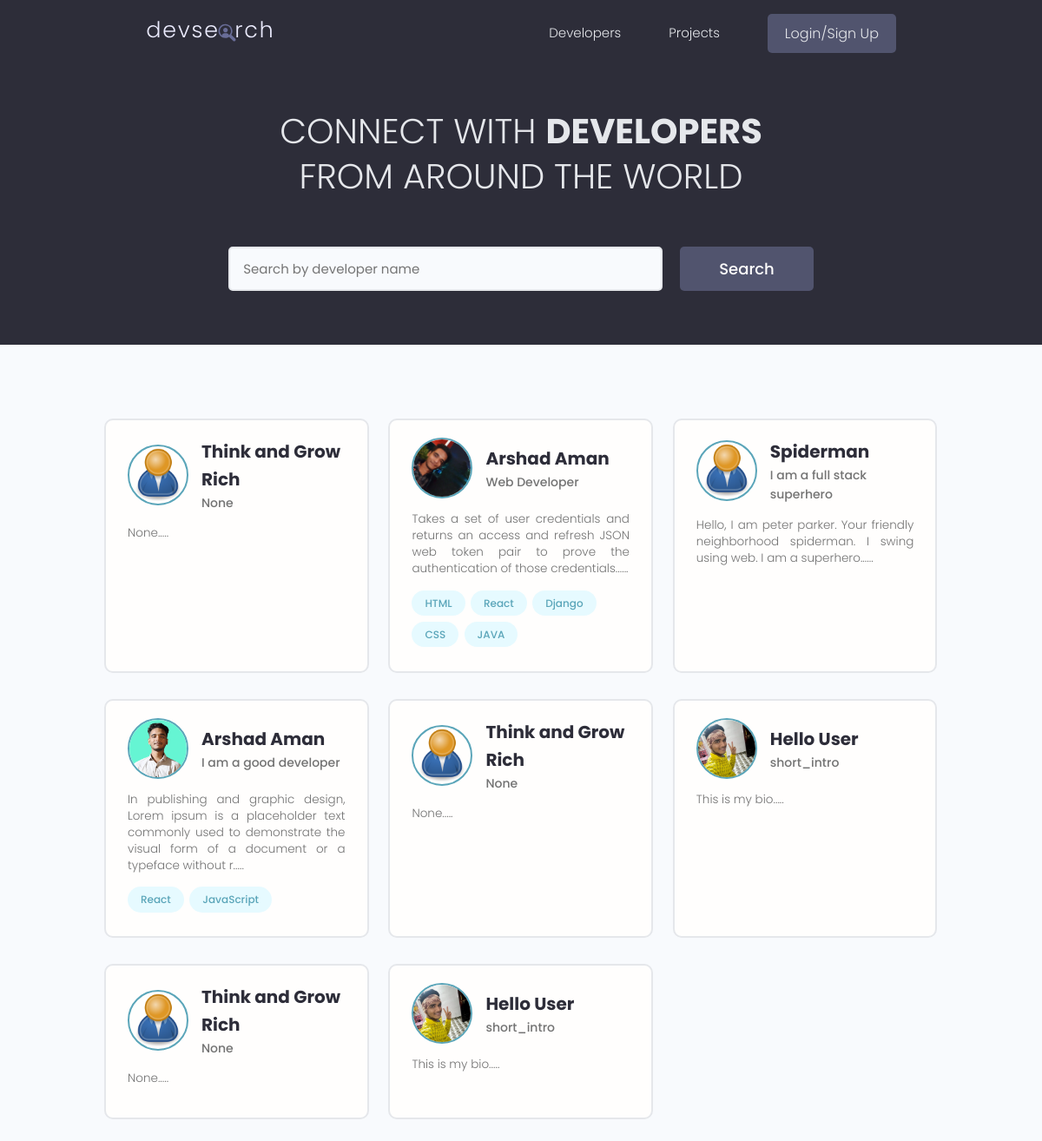
The app's page /, older data.
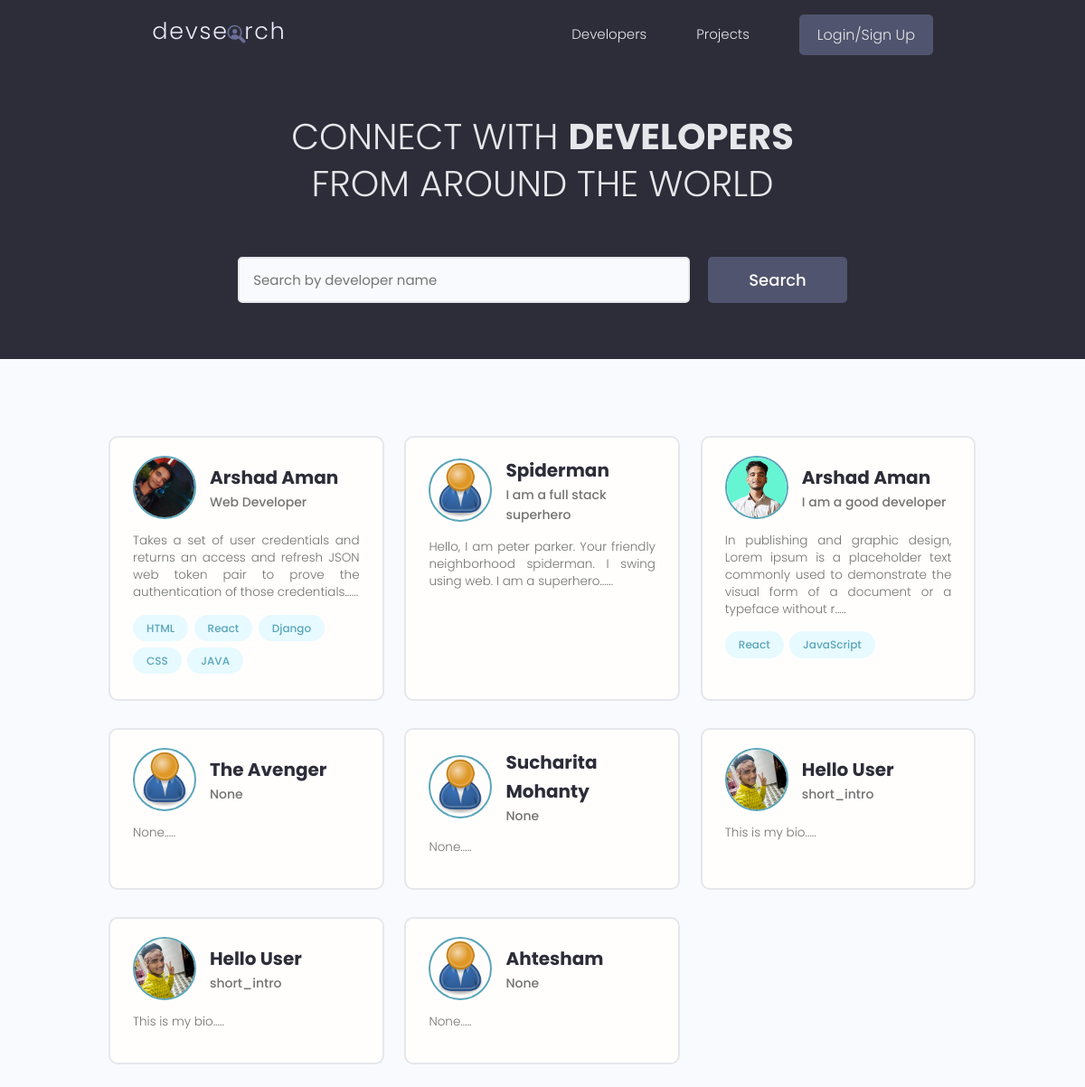
The same page, newer data.
### users/models.py (models this page shows, shortened)
class Profile(models.Model):
    user = models.OneToOneField(User, on_delete=models.CASCADE, null=True, blank=True)
    name = models.CharField(max_length=200, blank=True, null=True)
    username = models.CharField(max_length=200, blank=True, null=True, unique=True)
    location = models.CharField(max_length=200, blank=True, null=True)
    email = models.EmailField(max_length=500, blank=True, null=True)
    short_intro = models.CharField(max_length=200, blank=True, null=True)
    bio = models.TextField(blank=True, null=True)
    profile_image = models.ImageField(blank=True, null=True, upload_to = 'profiles/', default= 'profiles/user-default.png')
    social_github = models.CharField(max_length=200, blank=True, null=True)
    social_twitter = models.CharField(max_length=200, blank=True, null=True)
    social_instagram = models.CharField(max_length=200, blank=True, null=True)
    social_website = models.CharField(max_length=200, blank=True, null=True)
    social_linkedin = models.CharField(max_length=200, blank=True, null=True)
    id = models.UUIDField(default=uuid.uuid4, unique=True, primary_key=True, editable=False)
    created = models.DateTimeField(auto_now_add=True)

class Skill(models.Model):
    owner = models.ForeignKey(Profile, on_delete=models.CASCADE, null=True, blank=True)
    name = models.CharField(max_length=200, null=True, blank=True)
    description = models.TextField(null=True, blank=True)
    created = models.DateTimeField(auto_now_add=True)
    id = models.UUIDField(primary_key=True, unique=True, default=uuid.uuid4, editable=False)
    def __str__(self) -> str:
        return str(self.name)

### users/views.py (the view)
# urls.py: path('', views.profiles, name='profiles'),
def profiles(request):
    profiles, search_query = searchUser(request)
    custom_range, profiles = paginate(request, profiles, 10)
    context = {'profiles': profiles, 'search_query': search_query, 'custom_range':custom_range}
    return render(request, 'users/profiles.html', context)

### projects/utils.py (called while the page is built)
def paginate(request, query_set, results):
    page = request.GET.get('page')
    paginator = Paginator(query_set, results)
    try:
        query_set = paginator.page(page)
    except PageNotAnInteger:
        page = 1
        query_set = paginator.page(page)
    except EmptyPage:
        page = paginator.num_pages
        query_set = paginator.page(page)
    leftRange = int(page) - 4
    if leftRange < 1:
        leftRange = 1
    rightRange = int(page)+5
    if rightRange > paginator.num_pages:
        rightRange = paginator.num_pages+1
    custom_range = range(leftRange, rightRange)
    return custom_range, query_set

### users/utils.py (called while the page is built)
def searchUser(request):
    search_query = ''
    if request.GET.get('search_query'):
        search_query = request.GET.get('search_query')
    skills = Skill.objects.filter(name__icontains = search_query)
    profiles = Profile.objects.distinct().filter(Q(name__icontains=search_query) | Q(short_intro__icontains = search_query) | Q(skill__in = skills))
    return profiles, search_query

### users/templates/users/profiles.html (shortened to what this page needs)
{% extends 'main.html' %}
{% block content %}
  <main class="home">
    <section class="hero-section text-center">
      <div class="container container--narrow">
        <div class="hero-section__box">
          <h2>CONNECT WITH <span>DEVELOPERS</span></h2>
          <h2>FROM AROUND THE WORLD</h2>
        </div>
        <div class="hero-section__search">
          <form class="form" action="{% url 'profiles' %}" method="get" id="searchForm">
            <div class="form__field">
              <input class="input input--text" id="formInput#search" type="text" name="search_query"
                placeholder="Search by developer name" value="{{search_query}}" />
            </div>
            <input class="btn btn--sub btn--lg" type="submit" value="Search" />
          </form>
        </div>
      </div>
    </section>
    <section class="devlist">
      <div class="container">
        <div class="grid grid--three">
          {% if profiles.count == 0 %}
            <h1>Sorry, we dont have that profile in our database</h1>
            {% else %}
            {% for profile in profiles %}
            <div class="column card">
              <div class="dev">
              <a href="{% url 'user-profile' profile.id %}" class="card__body">
                <div class="dev__profile">
                  <img class="avatar avatar--md" src="{{profile.profile_image.url}}" alt="{{profile.username}}" />
                  <div class="dev__meta">
                    <h3>{{profile.name}}</h3>
                    <h5>{{profile.short_intro|slice:"50"}}</h5>
                  </div>
                </div>
                <p class="dev__info">
                  {{profile.bio|slice:"150"}}.....
                </p>
                <div class="dev__skills">
                  {% for skill in profile.skill_set.all|slice:"5" %}
                  <span class="tag tag--pill tag--main">
                    <small>{{skill}}</small>
                  </span>
                  {% endfor %}
                </div>
              </a>
            </div>
          </div>
          {% endfor %}
          {% endif %}
        </div>
      </div>
    </section>
  </main>
{% endblock content %}

### templates/main.html (shortened to what this page needs)
<!DOCTYPE html>
<html lang="en">
    {% load static %}
    <head>
    <link rel="stylesheet" href="https://cdn.iconmonstr.com/1.3.0/css/iconmonstr-iconic-font.min.css" />
    <link rel="stylesheet" href="{% static 'uikit/styles/uikit.css' %}" />
    <link rel="stylesheet" href="{% static 'style/app.css' %}" />
</head>
<body>
    {% include 'navbar.html' %}
    {% block content %}
    {% endblock %}
</body>
</html>

### templates/navbar.html (shortened to what this page needs)
{% load static %}
<header class="header">
    <div class="container container--narrow">
      <a href="{% url 'profiles' %}" class="header__logo">
        <img src="{% static 'images/logo.svg' %}" alt="DevSearch Logo" />
      </a>
      <nav class="header__nav">
        <ul class="header__menu" style="gap: 5.5rem;">
          <li class="header__menuItem"><a href="{% url 'profiles' %}">Developers</a></li>
          <li class="header__menuItem"><a href="{% url 'projects' %}">Projects</a></li>
          {% if request.user.is_authenticated %}
          <li class="header__menuItem"><a href="{% url 'inbox' %}">Inbox</a></li>
          <li class="header__menuItem"><a href="{% url 'account' %}">Account</a></li>
          <li class="header__menuItem"><a href="{% url 'logout' %}" class="btn btn--sub">Logout</a></li>
          {% else %}
          <li class="header__menuItem"><a href="{% url 'login' %}" class="btn btn--sub">Login/Sign Up</a></li>
          {% endif %}
        </ul>
      </nav>
    </div>
  </header>

### static/style/app.css (style rules this page uses)
:root { --color-sub: #2d2d39; }
.btn--sub { background-color: var(--color-sub-light); }
.card { border: 2px solid var(--color-light); }
img { width: 100%; }
.header { position: sticky; z-index: 111; background-color: var(--color-sub); padding: 1.5rem 0; }
.header > .container { display: flex; justify-content: space-between; align-items: center; }
.header__logo > img { height: 3.8rem; }
.header__nav > ul { display: inline-flex; align-items: center; list-style: none; gap: 6.5rem; }
.header__menuItem > a { color: var(--color-light); font-weight: 300; }
.hero-section { height: 40vh; display: flex; align-items: center; background-color: var(--color-sub); }
.hero-section__box { margin-bottom: 4rem; }
.hero-section__box > h2, .hero-section__box > h2 > span { font-size: 4rem; color: var(--color-light); line-height: 1.3; text-transform: uppercase; }
.hero-section__box > h2 { font-weight: 300; }
.hero-section__box > h2 > span { font-weight: 700; }
.hero-section__search > .form { display: flex; align-items: center; justify-content: center; gap: 2rem; }
.hero-section__search > .form input.input--text { width: 50rem; }
.devlist { margin-top: 8rem; }
.devlist .grid { align-items: stretch; }
.devlist .dev .dev__profile { display: flex; align-items: center; gap: 1.5rem; }
.devlist .dev .dev__meta h3 { color: var(--color-sub); font-size: 2rem; font-weight: 700; }
.devlist .dev .dev__meta h5 { color: var(--color-text); font-size: 1.4rem; font-weight: 500; }
.devlist .dev .dev__info { margin: 1.5rem 0; font-size: 1.35rem; line-height: 1.4; text-align: justify; }

### static/uikit/styles/modules/_variables.css (style rules this page uses)
:root { --color-main: #5aa5b9; --color-main-light: #e6faff; --color-sub: #3f4156; --color-sub-light: #51546e; --color-sub-lighter: #ededfd; --color-text: #737373; --color-gray: #8b8b8b; --color-light: #e5e7eb; --color-light-gray: #767676; --color-bg: #f8fafd; --color-white: #fffefd; --color-white-light: #f3f3f3; --color-success: #359e64; --color-success-bg: #def8e8; --color-error: #fc4b0b; --color-error-bg: #fff2ee; --font-base: 'Poppins', arial, helvetica, 'Segoe UI', roboto, ubuntu, sans-serif; --font-monospace: 'Fira Code', 'Courier New', courier, monospace; --font-regular: 300; --font-medium: 500; --font-bold: 700; --generic-shadow: 1px 1px 5px #00000010; --generic-transition: all 0.3s ease-in-out; }

### static/uikit/styles/modules/_base.css (style rules this page uses)
* { margin: 0; padding: 0; box-sizing: border-box; text-rendering: optimizeLegibility; color: inherit; font-size: inherit; }
html { font-size: 50%; }
@media only screen and (min-width: 480px) { html { font-size: 56.25%; } }
@media only screen and (min-width: 1200px) { html { font-size: 62.5%; } }
body { line-height: 1.6; font-weight: 400; font-size: 1.5rem; color: var(--color-text); background-color: var(--color-bg); min-height: 100vh; }

### static/uikit/styles/modules/_typography.css (style rules this page uses)
* { font-family: var(--font-base); }
h2 { font-size: 3.6rem; font-weight: var(--font-bold); }
h3 { font-size: 3.2rem; font-weight: var(--font-medium); }
h5 { font-size: 2.4rem; font-weight: var(--font-medium); }
h5, h6 { font-weight: var(--font-regular); }
p, span, strong { font-size: 1.6rem; color: var(--color-text); font-weight: var(--font-regular); }
a { padding-bottom: 2px; text-decoration: none; display: inline-block; color: var(--color-main); font-weight: var(--font-medium); }

### static/uikit/styles/modules/_utilities.css (style rules this page uses)
.container { width: 92%; max-width: 165rem; margin: 0 auto; box-sizing: border-box; }
.container--narrow { width: 92%; max-width: 120rem; }
@media screen and (min-width: 1000px) { .container { width: 90%; } }
@media screen and (min-width: 1000px) { .container--narrow { width: 85%; } }
@media screen and (min-width: 1200px) { .container { width: 80%; } }
@media screen and (min-width: 1200px) { .container--narrow { width: 72%; } }
.text-center { text-align: center; }

### static/uikit/styles/modules/_avatar.css (style rules this page uses)
.avatar { border-radius: 50%; border: 2px solid var(--color-main); object-fit: cover; }
.avatar--md { height: 7rem; width: 7rem; }

### static/uikit/styles/modules/_button.css (style rules this page uses)
.btn { display: inline-block; position: relative; cursor: pointer; background-color: var(--color-light); font-weight: var(--font-medium); color: var(--color-sub); text-decoration: none; padding: 1rem 2rem; border-radius: 0.5rem; border: none; width: -webkit-fit-content; width: -moz-fit-content; width: fit-content; height: -webkit-fit-content; height: -moz-fit-content; height: fit-content; font-size: 1.6rem; outline-width: 0; outline-color: transparent; -webkit-backface-visibility: hidden; backface-visibility: hidden; transition: all 0.3s ease-in-out; }
.btn--sub { background-color: var(--color-sub); color: var(--color-white); }
.btn--lg { font-size: 1.8rem; padding: 1.2rem 4.5rem; }

Row changes from the older to the newer data that the page shows:
removed Profile: profile_image (placeholder picture), name "Think and Grow Rich", short_intro "None", bio "None"
removed Profile: profile_image (placeholder picture), name "Think and Grow Rich", short_intro "None", bio "None"
removed Profile: profile_image (placeholder picture), name "Think and Grow Rich", short_intro "None", bio "None"
added Profile: profile_image (placeholder picture), name "The Avenger", short_intro "None", bio "None"
added Profile: profile_image (placeholder picture), name "Sucharita Mohanty", short_intro "None", bio "None"
added Profile: profile_image (placeholder picture), name "Ahtesham", short_intro "None", bio "None"
